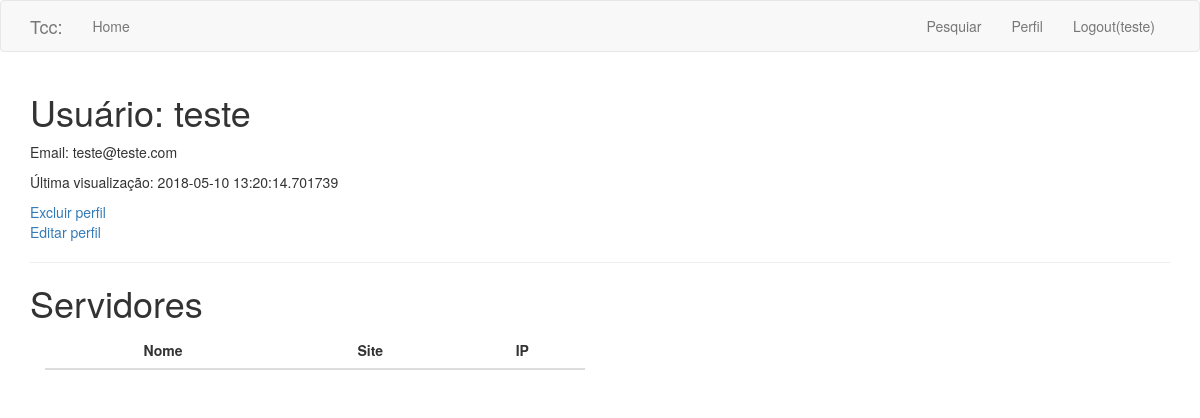
/usuario/teste (signed in), run on an earlier commit of the app's database.
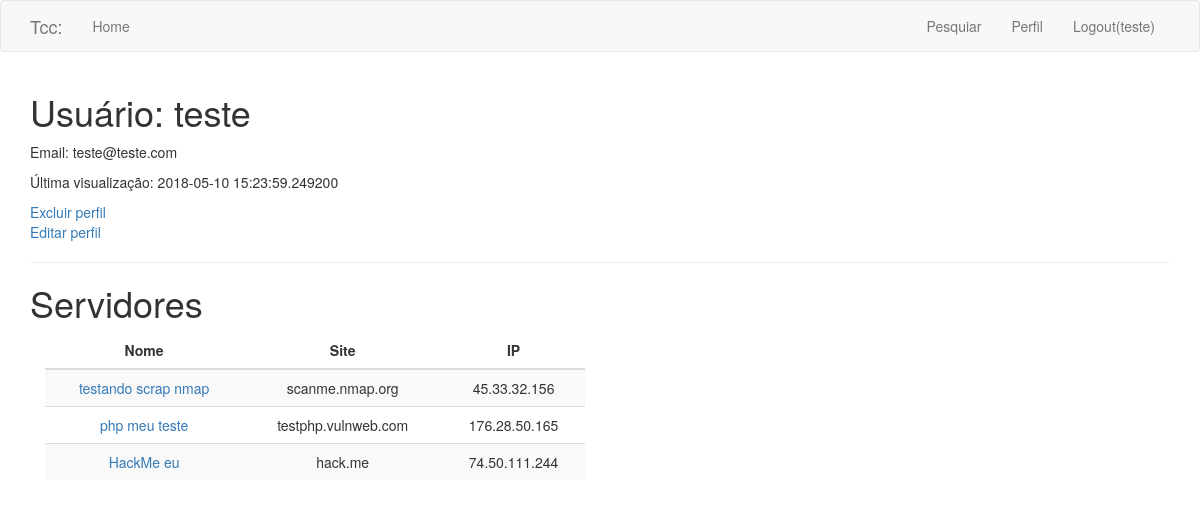
And on a later commit of the database.
### app/models.py (models this page shows, shortened)
class Usuario(UserMixin, db.Model):
    id = db.Column(db.Integer, primary_key=True)
    nome = db.Column(db.String(64), index=True, unique=True)
    email = db.Column(db.String(120), index=True, unique=True)
    password_hash = db.Column(db.String(128))
    last_seen = db.Column(db.DateTime, default=datetime.utcnow)
    resultados = db.relationship('Dados', backref='autor_usuario', lazy='dynamic')
    rel_servidor = db.relationship('Servidor', backref='rel_usuario', lazy='dynamic')

class Servidor(db.Model):
    id = db.Column(db.Integer, primary_key=True)
    nome = db.Column(db.String(140), unique=True)#remover esta coluna
    url = db.Column(db.String(255))
    ip = db.Column(db.String(25))
    usuario_id = db.Column(db.Integer, db.ForeignKey('usuario.id'))
    resultados = db.relationship('Dados', backref='autor_servidor', lazy='dynamic')

### app/routes.py (the view)
@app.route('/usuario/<username>')
@login_required
def user(username):
    user = Usuario.query.filter_by(nome=username).first_or_404()
    dados = Dados.query.filter_by(usuario_id=current_user.id)
    servidores = Servidor.query.filter_by(usuario_id=current_user.id)
    return render_template('user.html', title='Perfil de usuário', user=user, dados=dados, servidores=servidores)

### app/models.py (called while the page is built)
@login.user_loader
def load_user(id):
    return Usuario.query.get(int(id))

### app/routes.py (called while the page is built)
@app.before_request
def before_request():
    if current_user.is_authenticated:
        current_user.last_seen = datetime.utcnow()
        db.session.commit()

### app/templates/user.html
{% extends "base.html" %}
{% block app_content %}
    <h1>Usuário: {{ user.nome }}</h1>
    <p>Email: {{ user.email }}</p>
    {% if user.last_seen %}
        <p>Última visualização: {{ user.last_seen }}</p>
    {% endif %}
    <a href="{{ url_for('deletar') }}">Excluir perfil</a>
    {% if user == current_user %}
        <p><a href="{{ url_for('edit_profile') }}">Editar perfil</a></p>
    {% endif %}
    <hr>
        <h1>Servidores</h1>
        <div class="table-responsive col-md-6">
        	<table class="table table-striped border-spacing padding">
        	<thead>
        		<tr>
                    <th class="text-center">Nome</th>
                    <th class="text-center">Site</th>
                    <th class="text-center">IP</th>
                </tr>
            </thead>
        {% for servidor in servidores %}
        <tr class="text-center">
            <td><a href="{{ url_for('dados', nome=servidor.nome) }}">{{ servidor.nome }}</a></td>
            <td>{{ servidor.url }}</td>
            <td>{{ servidor.ip }}</td>
        </tr>
        {% endfor %}
    </table>
    </div>
{% endblock %}

### app/templates/base.html (shortened to what this page needs)
{% extends 'bootstrap/base.html' %}
{% block navbar %}
<nav class="navbar navbar-default">
    <div class="container">
        <div class="navbar-header">
        <a class="navbar-brand" href="{{ url_for('index') }}">Tcc:</a>
    </div>
    <div class="collapse navbar-collapse" id="bs-example-navbar-collapse-1">
        <ul class="nav navbar-nav">
            <li><a href="{{ url_for('index') }}">Home</a></li>
        </ul>
        <ul class="nav navbar-nav navbar-right">
        {% if current_user.is_anonymous %}
            <li><a href="{{ url_for('login') }}">Login</a></li>
        {% else %}
            <li><a href="{{ url_for('servidor') }}">Pesquiar</a></li>
            <li><a href="{{ url_for('user', username=current_user.nome) }}">Perfil</a></li>
            <li><a href="{{ url_for('logout') }}">Logout({{ current_user.nome }})</a></li>
        {% endif %}
        </ul>
        </div>
    </div>
</nav>
{% endblock %}
{% block content %}
    <div class="container">
        {% block app_content %}{% endblock %}
    </div>
{% endblock %}

What changed in the data, as far as the page shows it:
changed Usuario "teste": last_seen "2018-05-10 13:20:14.701739" → "2018-05-10 15:23:59.249200"
added Servidor: nome "testando scrap nmap", url "scanme.nmap.org", ip "45.33.32.156"
added Servidor: nome "php meu teste", url "testphp.vulnweb.com", ip "176.28.50.165"
added Servidor: nome "HackMe eu", url "hack.me", ip "74.50.111.244"
